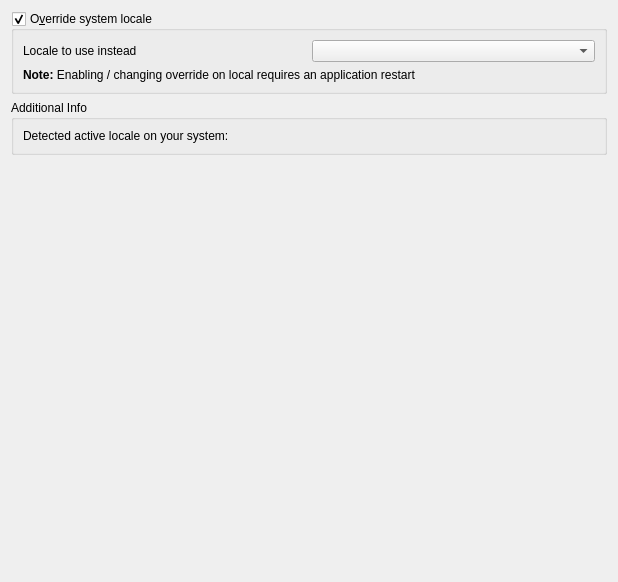
             <widget class="QWidget" name="mOptionsScrollAreaContents_09">
              <property name="geometry">
               <rect>
                <x>0</x>
                <y>0</y>
                <width>618</width>
                <height>582</height>
               </rect>
              </property>
              <layout class="QVBoxLayout" name="verticalLayout_32">
               <item>
                <widget class="QGroupBox" name="grpLocale">
                 <property name="title">
                  <string>O&amp;verride system locale</string>
                 </property>
                 <property name="checkable">
                  <bool>true</bool>
                 </property>
                 <layout class="QGridLayout" name="_12">
                  <item row="0" column="0">
                   <widget class="QLabel" name="label_5">
                    <property name="text">
                     <string>Locale to use instead</string>
                    </property>
                   </widget>
                  </item>
                  <item row="0" column="1">
                   <widget class="QComboBox" name="cboLocale"/>
                  </item>
                  <item row="1" column="0" colspan="2">
                   <widget class="QLabel" name="label_7">
                    <property name="text">
                     <string>&lt;b&gt;Note:&lt;/b&gt; Enabling / changing override on local requires an application restart</string>
                    </property>
                    <property name="wordWrap">
                     <bool>true</bool>
                    </property>
                   </widget>
                  </item>
                 </layout>
                </widget>
               </item>
               <item>
                <widget class="QGroupBox" name="groupBox_12">
                 <property name="title">
                  <string>Additional Info</string>
                 </property>
                 <layout class="QGridLayout" name="_13">
                  <item row="0" column="0">
                   <widget class="QLabel" name="lblSystemLocale">
                    <property name="text">
                     <string>Detected active locale on your system:</string>
                    </property>
                   </widget>
                  </item>
                 </layout>
                </widget>
               </item>
               <item>
                <spacer name="verticalSpacer_2">
                 <property name="orientation">
                  <enum>Qt::Vertical</enum>
                 </property>
                 <property name="sizeHint" stdset="0">
                  <size>
                   <width>20</width>
                   <height>40</height>
                  </size>
                 </property>
                </spacer>
               </item>
              </layout>
             </widget>
